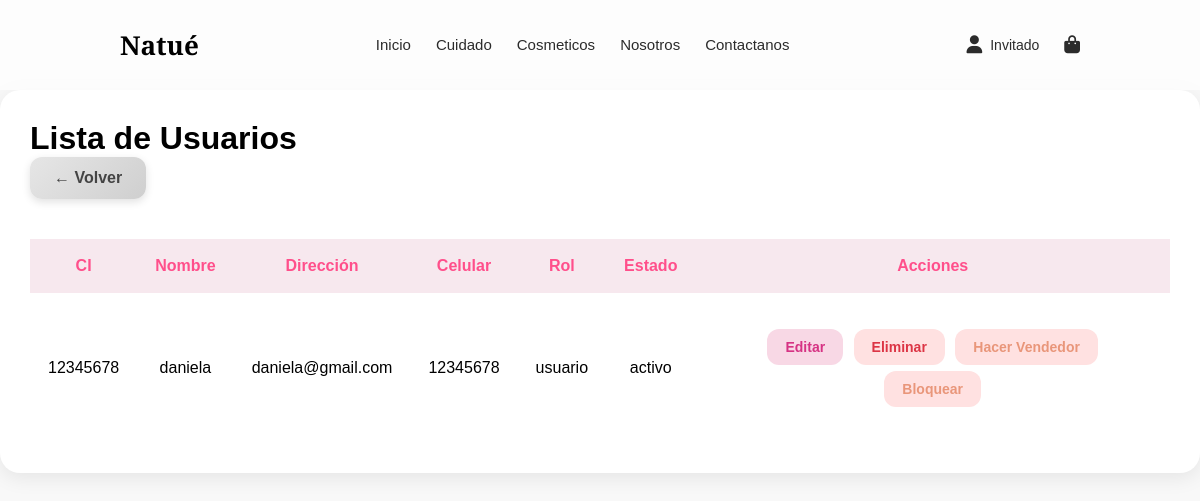
The page /usuario/12.readusuarios.php on the database its author committed.
### tables this page shows
CREATE TABLE `usuario` (
  `CI` int(11) NOT NULL,
  `nombre` varchar(100) DEFAULT NULL,
  `direccion` varchar(100) DEFAULT NULL,
  `celular` int(11) DEFAULT NULL,
  `rol` varchar(45) DEFAULT NULL,
  `estado` varchar(45) DEFAULT NULL
);

### usuario/12.readusuarios.php (the view, shortened to what this page needs)
<!DOCTYPE html>
<html lang="es">
<head>
  <link rel="stylesheet" href="https://cdnjs.cloudflare.com/ajax/libs/font-awesome/6.6.0/css/all.min.css">
</head>
<body>
<?php include("../includes/header.php"); ?>
<div class="contenedor">
<h1>Lista de Usuarios</h1>
<a class="volver" href="../admin/06.admin.php">
    ← Volver
</a>
<?php
$servidor = "localhost";
$usuario = "root";
$contra = "";
$baseDeDatos = "shena";
$conn = new mysqli($servidor,$usuario,$contra,$baseDeDatos);
$sql = "SELECT * FROM usuario";
$result = $conn->query($sql);
?>
<?php if($result && $result->num_rows > 0){ ?>
<table>
    <tr>
        <th>CI</th>
        <th>Nombre</th>
        <th>Dirección</th>
        <th>Celular</th>
        <th>Rol</th>
        <th>Estado</th>
        <th>Acciones</th>
    </tr>
    <?php while($fila = $result->fetch_assoc()){ ?>
    <tr>
        <td><?= $fila["CI"] ?></td>
        <td><?= $fila["nombre"] ?></td>
        <td><?= $fila["direccion"] ?></td>
        <td><?= $fila["celular"] ?></td>
        <td><?= $fila["rol"] ?></td>
        <td><?= $fila["estado"] ?></td>
        <td>
            <a class="btn editar"
               href="../usuario/13.formeditarusuario.php?CI=<?= $fila['CI'] ?>">
               Editar
            </a>
            <a class="btn eliminar"
               href="../usuario/15.eliminarusuario.php?CI=<?= $fila['CI'] ?>">
               Eliminar
            </a>
            <?php if($fila["rol"]=="usuario"){ ?>
                <a class="btn cambiar" href="../admin/cambiarrolVendedor.php?CI=<?= $fila['CI'] ?>">
                   Hacer Vendedor
                </a>
            <?php }elseif($fila["rol"]=="vendedor"){ ?>
                <a class="btn cambiar" href="../admin/cambiarrolUsuario.php?CI=<?= $fila['CI'] ?>">
                   Hacer Usuario
                </a>
            <?php } ?>
              <?php if($fila["estado"]=="activo"){ ?>
                <a class="btn cambiar" href="../admin/bloquear.php?CI=<?= $fila['CI'] ?>">
                   Bloquear
                </a>
            <?php }elseif($fila["estado"]=="bloqueado"){ ?>
                <a class="btn cambiar" href="../admin/desbloqueado.php?CI=<?= $fila['CI'] ?>">
                   Activar
                </a>
            <?php } ?>
        </td>
    </tr>
    <?php } ?>
</table>
<?php }else{ ?>
<p class="sin-datos">No hay usuarios registrados.</p>
<?php } ?>
</div>
</body>
</html>

### usuario/12.readusuarios.php (style rules this page uses)
* { margin:0; }
body { margin:0; font-family: Arial, sans-serif; background:#f8f8f8; gap: 10px; }
.contenedor { width:95%; max-width:1400px; margin:auto; background:white; padding:30px; border-radius:20px; box-shadow:0 5px 20px rgba(0,0,0,0.08); }
.volver { background:linear-gradient(135deg,#e6e6e6,#cfcfcf); color:#444; padding:12px 24px; border-radius:12px; text-decoration:none; display:inline-block; margin-bottom:25px; font-weight:bold; box-shadow:0 3px 8px rgba(0,0,0,0.12); transition:0.3s; }
table { width:100%; border-collapse:separate; border-spacing:0 15px; }
th { background:#f7e8ee; color:#ff4f8b; padding:18px; }
td { background:white; padding:18px; text-align:center; }
.btn { padding:10px 18px; border-radius:12px; text-decoration:none; font-size:14px; margin:3px; display:inline-block; font-weight:bold; }
.editar { background:#f8d8e5; color:#d63384; }
.eliminar { background:#ffe1e1; color:#dc3545; }
.cambiar { background:#ffe1e1; color:#E9967A; }

### rows shown on the page
usuario: CI "12345678", nombre "daniela", direccion "daniela@gmail.com", celular "12345678", rol "usuario", estado "activo"
